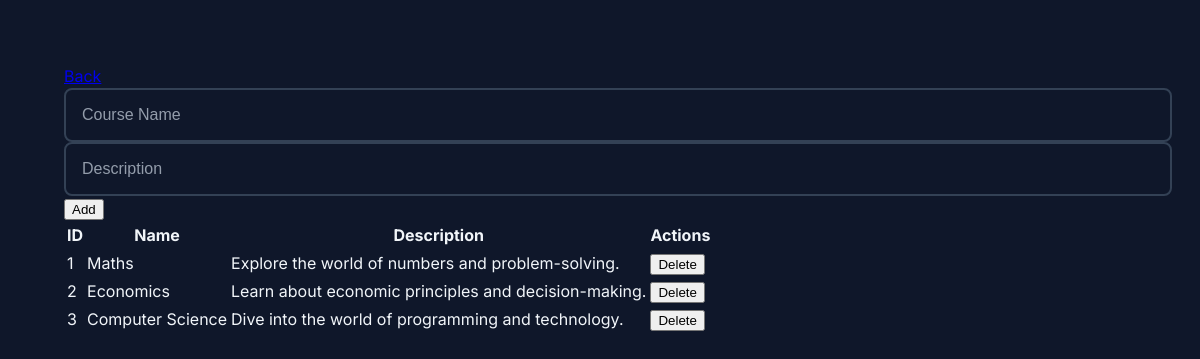
Screenshot of /admin/courses (signed in) with the database file from the repository.
### tables this page shows
CREATE TABLE courses (
        id INTEGER PRIMARY KEY AUTOINCREMENT,
        course_name TEXT NOT NULL,
        description TEXT
    );

### app.py (the view, shortened to what this page needs)
@app.route('/admin/courses', methods=['GET', 'POST'])
@admin_required
def manage_courses():
    conn = sqlite3.connect('user_database.db')
    cursor = conn.cursor()
    cursor.execute('SELECT * FROM courses')
    courses = cursor.fetchall()
    conn.close()
    previous_url = url_for('admin_dashboard')
    return render_template('manage_courses.html', courses=courses, hide_nav=True, previous_url=previous_url)

### app.py (called while the page is built)
def admin_required(f):
    @wraps(f)
    def decorated_function(*args, **kwargs):
        if 'username' not in session:
            flash('Please login first.', 'error')
            return redirect(url_for('login'))
        conn = sqlite3.connect('user_database.db')
        cursor = conn.cursor()
        cursor.execute('SELECT is_admin FROM users WHERE id = ?', (session['user_id'],))
        user = cursor.fetchone()
        conn.close()
        if not user or not user[0]:
            flash('Admin access required.', 'error')
            return redirect(url_for('dashboard'))
        return f(*args, **kwargs)
    return decorated_function

### templates/manage_courses.html (shortened to what this page needs)
{% extends "base.html" %}
{% block content %}
<div class="container mx-auto px-4 py-4">
    <div class="mb-3">
        <a href="{{ url_for('admin_dashboard') }}" class="inline-flex items-center text-xs text-gray-600 hover:text-gray-800">
        </a>
    </div>
    <div class="bg-white rounded shadow p-3 mb-4 max-w-lg mx-auto">
        <form method="POST" class="flex gap-2 items-end">
            <div class="flex-1">
                <input type="text" name="name" placeholder="Course Name" required
                    class="w-full px-2 py-1 text-xs border border-gray-300 rounded">
            </div>
            <div class="flex-1">
                <input type="text" name="description" placeholder="Description" required
                    class="w-full px-2 py-1 text-xs border border-gray-300 rounded">
            </div>
            <button type="submit"
                class="bg-blue-600 text-white text-xs px-3 py-1 rounded hover:bg-blue-700 transition-colors duration-200">
                Add
            </button>
        </form>
    </div>
    <div class="bg-white rounded shadow overflow-hidden">
        <table class="min-w-full divide-y divide-gray-200">
            <thead class="bg-gray-50">
                <tr>
                    <th class="px-3 py-2 text-left text-xs font-medium text-gray-500 uppercase">ID</th>
                    <th class="px-3 py-2 text-left text-xs font-medium text-gray-500 uppercase">Name</th>
                    <th class="px-3 py-2 text-left text-xs font-medium text-gray-500 uppercase">Description</th>
                    <th class="px-3 py-2 text-left text-xs font-medium text-gray-500 uppercase">Actions</th>
                </tr>
            </thead>
            <tbody class="bg-white divide-y divide-gray-200">
                {% for course in courses %}
                <tr class="hover:bg-gray-50">
                    <td class="px-3 py-2 text-xs text-gray-900">{{ course[0] }}</td>
                    <td class="px-3 py-2 text-xs text-gray-900">{{ course[1] }}</td>
                    <td class="px-3 py-2 text-xs text-gray-500">{{ course[2] }}</td>
                    <td class="px-3 py-2">
                        <form method="POST" class="inline">
                            <button type="submit" onclick="return confirm('Are you sure you want to delete this course?')"
                                class="text-xs px-2 py-0.5 bg-red-50 text-red-600 hover:bg-red-100 rounded">
                                Delete
                            </button>
                        </form>
                    </td>
                </tr>
                {% endfor %}
            </tbody>
        </table>
    </div>
</div>
{% endblock %}

### static/css/styles.css (style rules this page uses)
:root[data-theme="dark"] { --primary-color: #60a5fa; --primary-dark: #3b82f6; --secondary-color: #94a3b8; --success-color: #22c55e; --danger-color: #ef4444; --warning-color: #f59e0b; --background-dark: #0f172a; --card-dark: #1e293b; --text-primary: #f1f5f9; --text-secondary: #cbd5e1; --border-color: #334155; --box-shadow: 0 4px 6px rgba(0, 0, 0, 0.3); }
:root { --primary-color: #60a5fa; --primary-dark: #3b82f6; --secondary-color: #94a3b8; --success-color: #22c55e; --danger-color: #ef4444; --warning-color: #f59e0b; --background-dark: #0f172a; --card-dark: #1e293b; --text-primary: #f1f5f9; --text-secondary: #cbd5e1; --border-color: #334155; --border-radius: 12px; --box-shadow: 0 4px 6px rgba(0, 0, 0, 0.3); --transition: all 0.3s ease; }
body { font-family: 'Inter', 'Segoe UI', sans-serif; line-height: 1.7; margin: 0; padding: 0; background-color: var(--background-dark); color: var(--text-primary); }
.container { max-width: 1400px; margin: 0 auto; padding: 2rem; width: 100%; box-sizing: border-box; }
input[type="text"], input[type="password"], input[type="email"] { width: 100%; padding: 1rem; border: 2px solid var(--border-color); border-radius: 8px; font-size: 1rem; transition: var(--transition); background-color: var(--background-dark); color: var(--text-primary); }
::placeholder { color: var(--text-secondary); opacity: 0.7; }
.container { padding-top: 1rem; }

### templates/base.html (style rules this page uses)
:root { --primary-color: #3b82f6; --primary-rgb: 59, 130, 246; --bg-primary: #0f172a; --bg-secondary: #1e293b; --card-dark: #1e293b; --text-primary: #e2e8f0; --text-secondary: #94a3b8; --border-color: #334155; --border-radius: 8px; --card-shadow: rgba(0, 0, 0, 0.1); --success-color: #22c55e; --year1-color: #4CAF50; --year2-color: #2196F3; }
body { background-color: var(--bg-primary); color: var(--text-primary); font-family: 'Inter', sans-serif; line-height: 1.5; margin: 0; padding: 0; }
.container { max-width: 1200px; margin: 0 auto; padding: 2rem; }
input, textarea { width: 100%; padding: 1rem; background: var(--bg-secondary); border: 2px solid var(--border-color); border-radius: var(--border-radius); color: var(--text-primary); font-size: 1rem; transition: all 0.3s ease; }

### rows the page displays
courses: id "1", course_name "Maths", description "Explore the world of numbers and problem-solving."
courses: id "2", course_name "Economics", description "Learn about economic principles and decision-making."
courses: id "3", course_name "Computer Science", description "Dive into the world of programming and technology."
